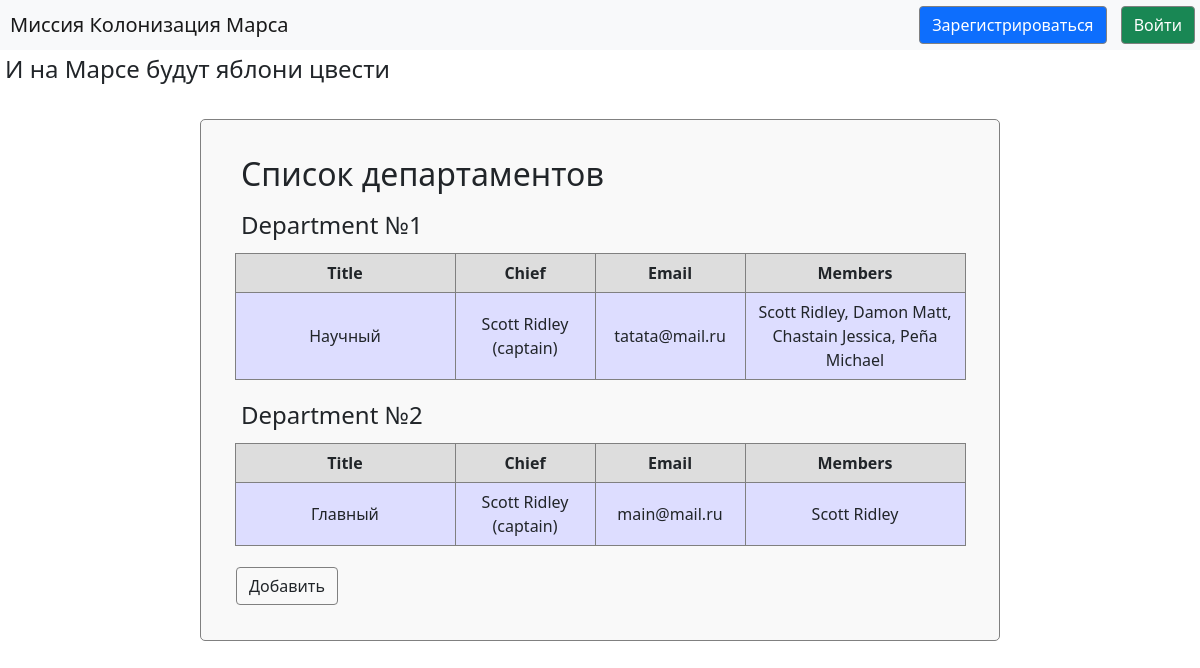
The page /departments on the database its author committed.
### data/departments.py (models this page shows, shortened)
class Department(SqlAlchemyBase, SerializerMixin):
    __tablename__ = 'departments'
    id = Column(sqlalchemy.Integer, primary_key=True, autoincrement=True)
    title = Column(sqlalchemy.String)
    chief = Column(sqlalchemy.Integer, sqlalchemy.ForeignKey("users.id"))
    members = Column(sqlalchemy.String)
    email = Column(sqlalchemy.String, unique=True)
    def values(self):
        session = create_session()
        chief = session.query(User).filter(User.id == self.chief)[0]
        chief = chief.surname + ' ' + chief.name + ' (' + chief.position + ')'
        members = []
        for member in self.members.split(','):
            members.append(session.query(User).filter(User.id == member).first().fio())
        return [self, self.title, chief, self.email, ', '.join(map(str, members))][:]

### main.py (the view)
@app.route('/departments')
def departments_list():
    session = create_session()
    titles = ['Title', 'Chief', 'Email', 'Members']
    departments = [department.values() for department in session.query(Department).all()]
    sizes = [220, 140, 150, 220]
    return render_template('departments.html', title='Список департаментов',
                           column_sizes=sizes, titles=titles, list=departments, current_user=current_user)

### data/db_session.py (called while the page is built)
def create_session() -> Session:
    global __factory
    return __factory()

### data/users.py (called while the page is built)
    def fio(self):
        return self.surname + ' ' + self.name

### templates/departments.html (shortened to what this page needs)
{% extends "base.html" %}
{% block content %}
<form class="list">
    <h2>Список департаментов</h2>
    {% for item in list %}
    <div>
        <h4>Department №{{ item[0].id }}
        </h4>
        <table>
            <tr>
                {% for title in titles %}
                    <th width="{{ column_sizes[ loop.index0 ] }}"> {{ title }} </th>
                {% endfor %}
            </tr>
            <tr>
                {% for value in item[1:] %}
                    <td width="{{ column_sizes[ loop.index0 ] }}"> {{ value }} </td>
                {% endfor %}
            </tr>
        </table>
    </div>
    {% endfor %}
    <a class="btn" href="/add_department">Добавить</a>
</form>
{% endblock %}

### static/css/style.css (style rules this page uses)
form { margin-top: 30px; margin-bottom: 20px; margin-left: auto; margin-right: auto; border: 1px solid gray; border-radius: 5px; padding: 30px; }
form.list { min-width: 400px; max-width: 800px; background-color: #f9f9f9; text-indent: 5px; }
a { text-decoration: none; white-space: nowrap; cursor: pointer; color: #050505; }
h2 { padding: 5px; }
h4 { padding: 5px; }
.btn { margin: 5px; border: 1px solid gray; text-indent: 0px; }
table { margin-left: auto; margin-right: auto; border: 1px solid gray; width: auto; }
th { border: 1px solid gray; background-color: #dddddd; padding: 7px; text-align: center; }
td { text-align: center; border: 1px solid gray; background-color: #ddddff; padding: 7px; max-width: 300px; }

### rows shown on the page
Department: id "1", {{ column_sizes[ loop.index0 ] }} 220 (drawn), titles "Title" "Chief" "Email" "Members", {{ column_sizes[ loop.index0 ] }} 140 (drawn), {{ column_sizes[ loop.index0 ] }} 150 (drawn), title "Научный", value "Scott Ridley (captain)" "Scott Ridley, Damon Matt, Chastain Jessica, Peña Michael", email "tatata@mail.ru"
Department: id "2", {{ column_sizes[ loop.index0 ] }} 220 (drawn), titles "Title" "Chief" "Email" "Members", {{ column_sizes[ loop.index0 ] }} 140 (drawn), {{ column_sizes[ loop.index0 ] }} 150 (drawn), title "Главный", value "Scott Ridley (captain)" "Scott Ridley", email "main@mail.ru"
